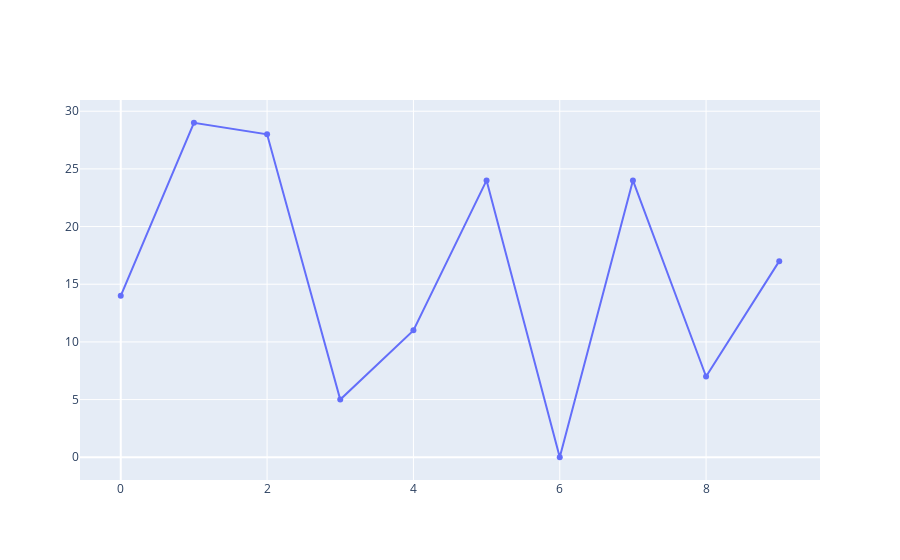

Notebook source saved alongside this figure:
### Markdown cell above
## Hagamos graficos de lineas

### Code cell
#Hagamos un grafico de lineas.
from plotly.offline import iplot
import plotly.graph_objects as go
import numpy as np

values = np.random.randint(low=0, high=30, size=10) #Generamos 10 valores aleatorios entre 0 y 30
print("Values are: ", values) #Imprimimos los valores generados

data = [go.Scatter(y=values)] #Creamos un objeto de tipo scatter con los valores generados anteriormente y lo guardamos en la variable data
iplot(data) #Graficamos los valores

### Figure 1 — Plotly figure (JSON) as saved in the notebook; plotly's stock layout.template omitted (floating-point values rounded to 4 significant figures)
{"data": [{"type": "scatter", "y": [14, 29, 28, 5, 11, 24, 0, 24, 7, 17]}], "layout": {}}
